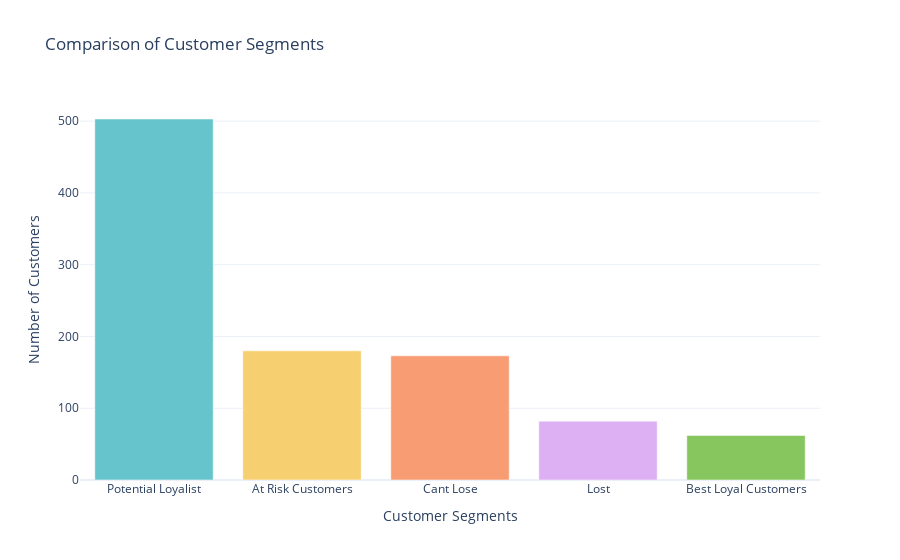

The notebook cell saved with this chart:
### Code cell
import plotly.colors

pastel_colors = plotly.colors.qualitative.Pastel

fig_cust = go.Figure(data=[go.Bar(x=no_of_cust.index, y=no_of_cust.values,
                            marker=dict(color=pastel_colors))])

# Update the layout
fig_cust.update_layout(title='Comparison of Customer Segments',
                  xaxis_title='Customer Segments',
                  yaxis_title='Number of Customers',
                  showlegend=False)

fig_cust.show()

### Figure 1 — Plotly figure (JSON) as saved in the notebook; plotly's stock layout.template omitted (floating-point values rounded to 4 significant figures)
{"data": [{"marker": {"color": ["rgb(102, 197, 204)", "rgb(246, 207, 113)", "rgb(248, 156, 116)", "rgb(220, 176, 242)", "rgb(135, 197, 95)", "rgb(158, 185, 243)", "rgb(254, 136, 177)", "rgb(201, 219, 116)", "rgb(139, 224, 164)", "rgb(180, 151, 231)", "rgb(179, 179, 179)"]}, "type": "bar", "x": ["Potential Loyalist", "At Risk Customers", "Cant Lose", "Lost", "Best Loyal Customers"], "y": [503, 180, 173, 82, 62]}], "layout": {"showlegend": false, "title": {"text": "Comparison of Customer Segments"}, "xaxis": {"title": {"text": "Customer Segments"}}, "yaxis": {"title": {"text": "Number of Customers"}}}}
